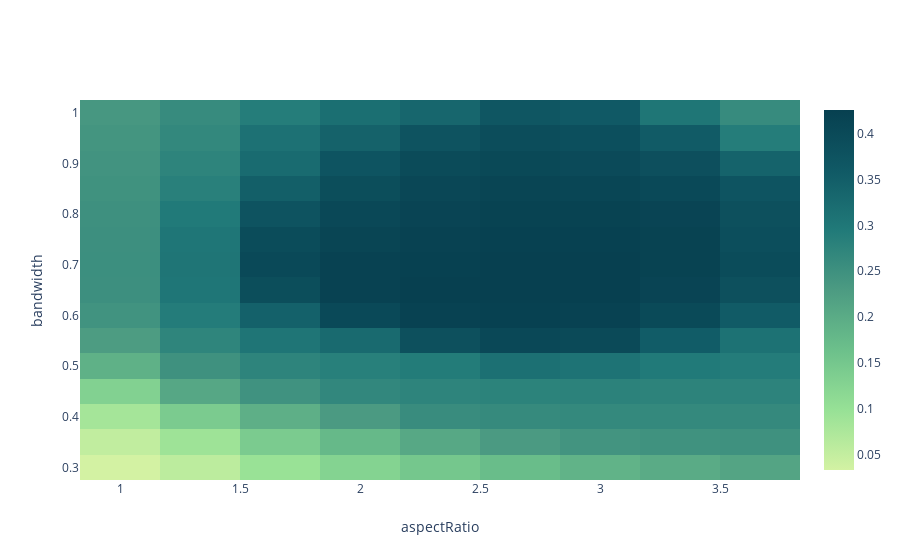

Notebook source saved alongside this figure:
### Code cell
fig=heatmap(record[record.nbar == 20], xaxis='aspectRatio', yaxis='bandwidth', aggr='max')

### Figure 1 — Plotly figure (JSON) as saved in the notebook; plotly's stock layout.template omitted (floating-point values rounded to 4 significant figures; data arrays with more than 128 entries replaced by an {"elided": "..."} marker saying what was removed)
{"data": [{"colorscale": [[0, "rgb(211, 242, 163)"], [0.1667, "rgb(151, 225, 150)"], [0.3333, "rgb(108, 192, 139)"], [0.5, "rgb(76, 155, 130)"], [0.6667, "rgb(33, 122, 121)"], [0.8333, "rgb(16, 89, 101)"], [1, "rgb(7, 64, 80)"]], "type": "heatmap", "x": [1, 1.333, 1.667, 2, 2.333, 2.667, 3, 3.333, 3.667], "y": [0.3, 0.35, 0.4, 0.45, 0.5, 0.55, 0.6, 0.65, 0.7, 0.75, 0.8, 0.85, 0.9, 0.95, 1], "z": {"elided": "15x9 float values"}}], "layout": {"xaxis": {"title": {"text": "aspectRatio"}}, "yaxis": {"title": {"text": "bandwidth"}}}}
